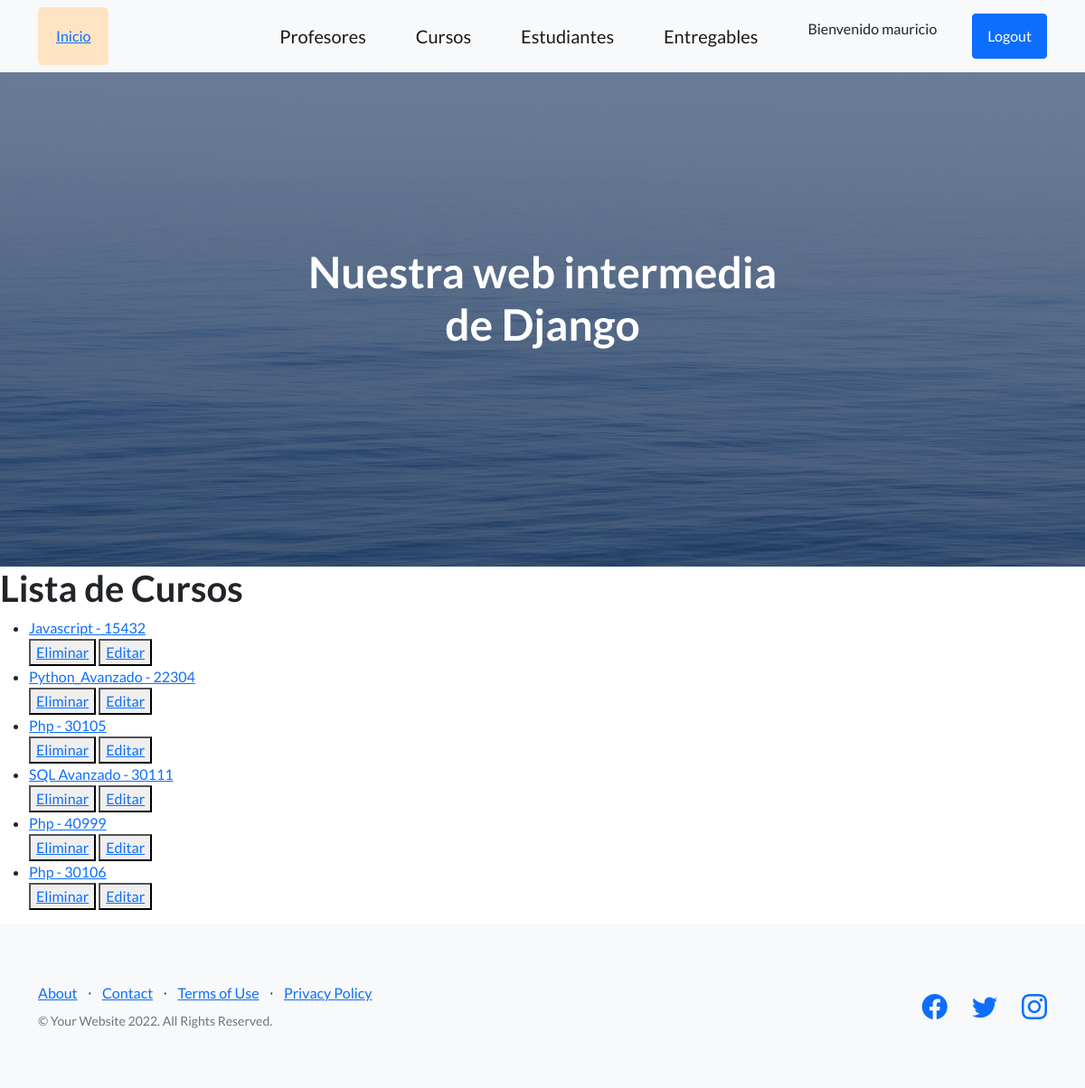
Screenshot of /app-coder/listaCursos (signed in) with the database file from the repository.
### AppCoder/models.py (models this page shows)
class Curso(models.Model):
    nombre = models.CharField(max_length=50)
    camada = models.IntegerField()
    def __str__(self):
        return f'{self.nombre} - {self.camada}'

### AppCoder/views.py (the view)
# urls.py: path('listaCursos', CursoList.as_view(), name="ListaCursos"),
class CursoList(LoginRequiredMixin, ListView):
    model = Curso
    template_name = 'curso_list.html'
    context_object_name = "cursos"

### AppCoder/templates/curso_list.html
{% extends 'padre.html' %}
{% load static %}
{% block contenidoQueCambia %}
    <h1>Lista de Cursos</h1>
    <ul>
        {% for curso in cursos %}
            <li>
                <a href="{% url 'DetalleCurso' curso.id %}">
                    {{curso}}
                </a>
            </li>
            <div>
                <button>
                    <a href="{% url 'EliminaCursos' curso.id %}">Eliminar</a>
                </button>
                <button>
                    <a href="{% url 'ActualizaCursos' curso.id %}">Editar</a>
                </button>
            </div>
        {% endfor %}
    </ul>
{% endblock contenidoQueCambia %}

### AppCoder/templates/padre.html (shortened to what this page needs)
<!DOCTYPE html>
<html lang="en">
    <head>
        {% load static %}
        <link href="https://cdn.jsdelivr.net/npm/bootstrap-icons@1.5.0/font/bootstrap-icons.css" rel="stylesheet" type="text/css" />
        <link href="{% static 'css/styles.css' %}" rel="stylesheet" />
        <link href="{% static 'css/mis_estilos.css' %}" rel="stylesheet" />
    </head>
    <body>
        <nav id="asdas" class="navbar navbar-light bg-light static-top">
            <div class="container">
                <a class="navbar-brand1" href="#!">Inicio</a>
                <a class="navbar-brand" href="{% url 'Profesores' %}">Profesores</a>
                <a class="navbar-brand" href="{% url 'Cursos' %}">Cursos</a>
                <a class="navbar-brand" href="{% url 'Estudiantes' %}">Estudiantes</a>
                <a class="navbar-brand" href="{% url 'Entregables' %}">Entregables</a>
                {% if user.is_authenticated %}
                    <p>Bienvenido {{user.username}}</p>
                    <a class="btn btn-primary" href="{% url 'Logout' %}">Logout</a>
                {% else %}
                    <a class="btn btn-primary" href="{% url 'Login' %}">Login</a>
                {% endif %}
            </div>
        </nav>
        <header class="masthead">
            <div class="container position-relative">
                <div class="row justify-content-center">
                    <div class="col-xl-6">
                        <div class="text-center text-white">
                            <h1 class="mb-5">Nuestra web intermedia de Django</h1>
                        </div>
                    </div>
                </div>
            </div>
        </header>
        {% block contenidoQueCambia %}
        {% endblock contenidoQueCambia %}
        <footer class="footer bg-light">
            <div class="container">
                <div class="row">
                    <div class="col-lg-6 h-100 text-center text-lg-start my-auto">
                        <ul class="list-inline mb-2">
                            <li class="list-inline-item"><a href="#!">About</a></li>
                            <li class="list-inline-item">⋅</li>
                            <li class="list-inline-item"><a href="#!">Contact</a></li>
                            <li class="list-inline-item">⋅</li>
                            <li class="list-inline-item"><a href="#!">Terms of Use</a></li>
                            <li class="list-inline-item">⋅</li>
                            <li class="list-inline-item"><a href="#!">Privacy Policy</a></li>
                        </ul>
                        <p class="text-muted small mb-4 mb-lg-0">&copy; Your Website 2022. All Rights Reserved.</p>
                    </div>
                    <div class="col-lg-6 h-100 text-center text-lg-end my-auto">
                        <ul class="list-inline mb-0">
                            <li class="list-inline-item me-4">
                                <a href="#!"><i class="bi-facebook fs-3"></i></a>
                            </li>
                            <li class="list-inline-item me-4">
                                <a href="#!"><i class="bi-twitter fs-3"></i></a>
                            </li>
                            <li class="list-inline-item">
                                <a href="#!"><i class="bi-instagram fs-3"></i></a>
                            </li>
                        </ul>
                    </div>
                </div>
            </div>
        </footer>
    </body>
</html>

### AppCoder/static/css/mis_estilos.css (style rules this page uses)
.navbar-brand1 { margin-right: 150px; background-color: bisque; padding: 20px; border-radius: 5px; }

### rows the page displays
Curso: nombre+camada "Javascript - 15432"
Curso: nombre+camada "Python_Avanzado - 22304"
Curso: nombre+camada "Php - 30105"
Curso: nombre+camada "SQL Avanzado - 30111"
Curso: nombre+camada "Php - 40999"
Curso: nombre+camada "Php - 30106"

### other values shown
{{ user.username }} "mauricio"
